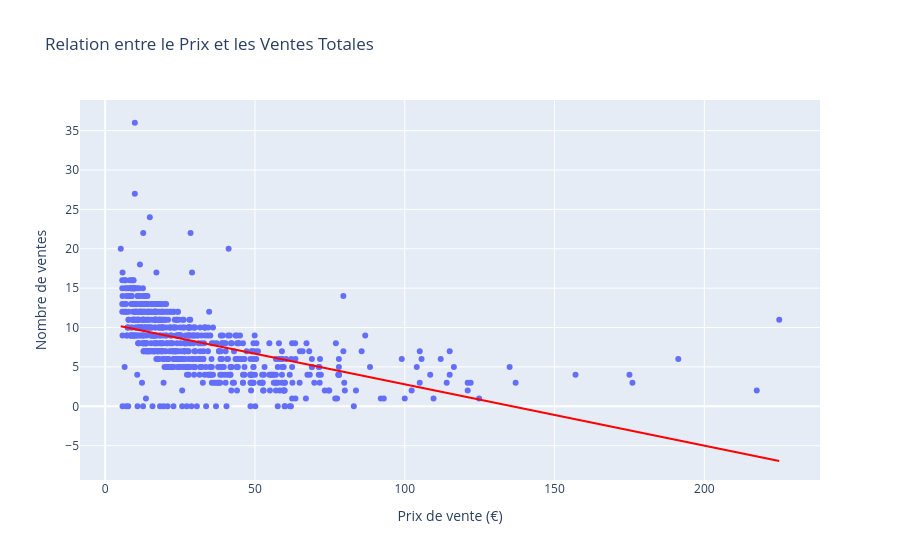

Write notebook code for a chart like this one.
### Code cell
#analyse complementaire avec un scatter plot entre vente et prix 

fig = px.scatter(df_complet, 
                 x='price', 
                 y='total_sales',
                 hover_name='post_title', 
                 trendline="ols",
                 trendline_color_override="red",
                 title='Relation entre le Prix et les Ventes Totales',
                 labels={'price': 'Prix de vente (€)', 'total_sales': 'Nombre de ventes'})

fig.show()

### Figure 1 — Plotly figure (JSON) as saved in the notebook; plotly's stock layout.template omitted (floating-point values rounded to 4 significant figures; data arrays with more than 128 entries replaced by an {"elided": "..."} marker saying what was removed)
{"data": [{"hovertemplate": "<b>%{hovertext}</b><br><br>Prix de vente (€)=%{x}<br>Nombre de ventes=%{y}<extra></extra>", "hovertext": {"elided": "714 str values"}, "legendgroup": "", "marker": {"color": "#636efa", "symbol": "circle"}, "mode": "markers", "name": "", "orientation": "v", "showlegend": false, "type": "scatter", "x": {"elided": "714 float values"}, "xaxis": "x", "y": {"elided": "714 float values"}, "yaxis": "y"}, {"hovertemplate": "<b>OLS trendline</b><br>total_sales = -0.0778483 * price + 10.5717<br>R<sup>2</sup>=0.266523<br><br>Prix de vente (€)=%{x}<br>Nombre de ventes=%{y} <b>(trend)</b><extra></extra>", "legendgroup": "", "line": {"color": "red"}, "marker": {"color": "#636efa", "symbol": "circle"}, "mode": "lines", "name": "", "showlegend": false, "type": "scatter", "x": {"elided": "714 float values"}, "xaxis": "x", "y": {"elided": "714 float values"}, "yaxis": "y"}], "layout": {"legend": {"tracegroupgap": 0}, "title": {"text": "Relation entre le Prix et les Ventes Totales"}, "xaxis": {"anchor": "y", "domain": [0.0, 1.0], "title": {"text": "Prix de vente (€)"}}, "yaxis": {"anchor": "x", "domain": [0.0, 1.0], "title": {"text": "Nombre de ventes"}}}}
